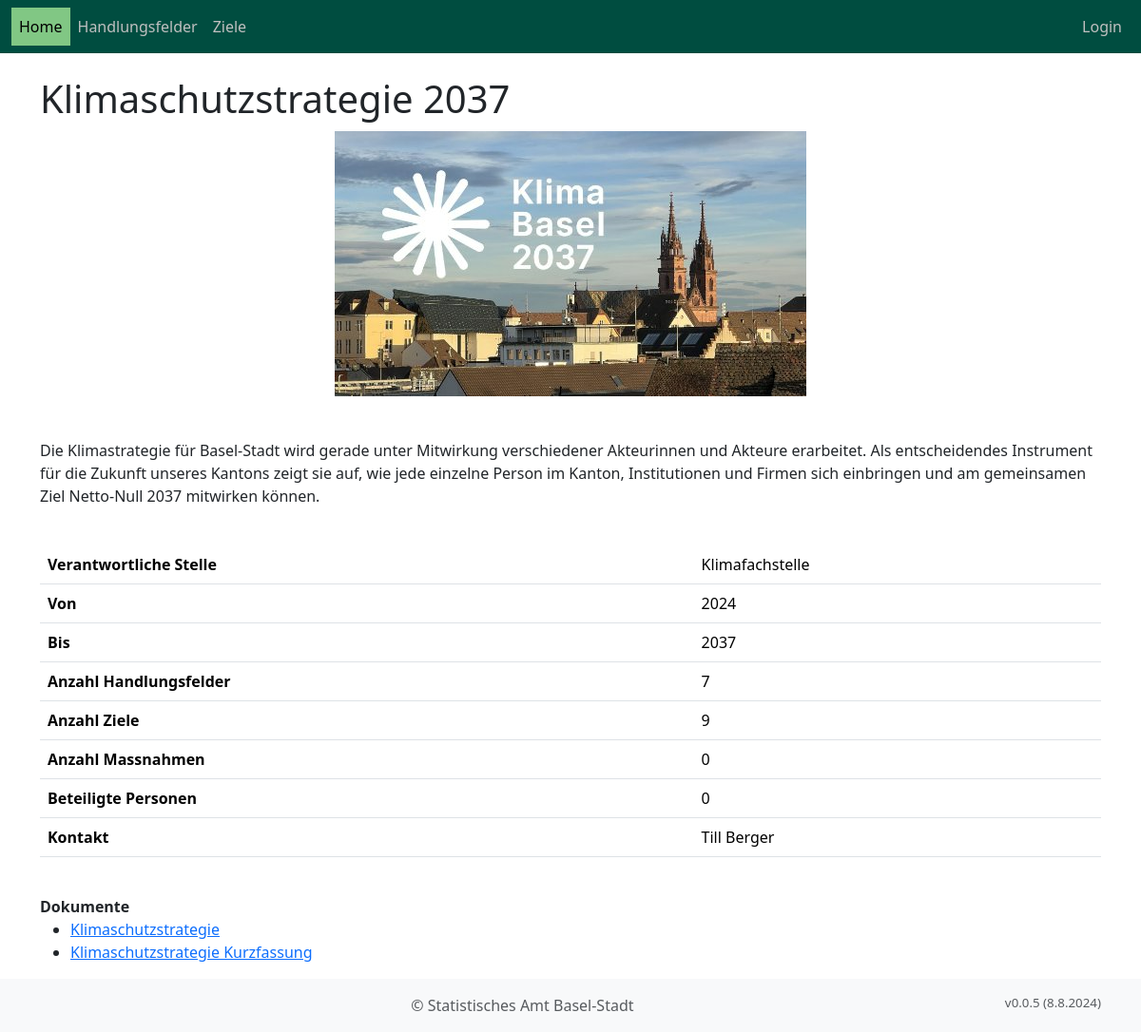
Screenshot of /strategie/3/ with the database file from the repository.
### objective_manager_app/models.py (models this page shows, shortened)
class Strategie(models.Model):
    titel = models.CharField(max_length=200, verbose_name="Titel")
    titel_kurz = models.CharField(max_length=200, verbose_name="Kurztitel", default='', null=True, blank=True)
    organisation = models.ForeignKey('Organisation', on_delete=models.CASCADE)
    kontakt = models.ForeignKey('Person', on_delete=models.CASCADE)
    gueltigkeit_jahr_start = models.IntegerField(verbose_name="Jahr Start", default = datetime.now().year +1)
    gueltigkeit_jahr_ende = models.IntegerField(verbose_name="Jahr Ende", default = datetime.now().year + 5)
    planungs_frequenz_monate = models.IntegerField(verbose_name="Planungsfrequenz (Monate)", default=12)
    beschreibung_intern = models.TextField(verbose_name="Beschreibung für Beteiligte", max_length=1000, null=True, blank=True)
    beschreibung_extern = models.TextField(verbose_name="Beschreibung für Externe", max_length=1000, null=True, blank=True)
    settings = models.JSONField(verbose_name="Einstellungen", null=True, blank=True, default=dict)
    home_image = models.TextField(verbose_name="Bildpfad", null=True, blank=True)

class Organisation(models.Model):
    departement = models.CharField(max_length=200)
    dienststelle = models.CharField(max_length=200)
    bereich = models.CharField(max_length=200)
    departement_kuerzel = models.CharField(max_length=200)
    dienststelle_kuerzel = models.CharField(max_length=200)
    bereich_kuerzel = models.CharField(max_length=200)
    def __str__(self):
        return self.bereich if self.bereich else self.dienststelle
    class Meta:
        ordering = ['departement_kuerzel', 'dienststelle']

class Person(models.Model):
    user = models.OneToOneField(User, on_delete=models.CASCADE, blank=True, null=True)
    vorname = models.CharField(verbose_name= 'Vorname', max_length=200)
    nachname = models.CharField(verbose_name= 'Nachname', max_length=200)
    email = models.EmailField(verbose_name= 'Email', max_length=200, null=True, blank=True)
    telefon = models.CharField(verbose_name= 'Telefon', max_length=200, null=True, blank=True)
    organisation = models.ForeignKey(Organisation, on_delete=models.CASCADE)
    erstellt_am = models.DateTimeField(auto_now_add=True)
    class Meta:
        ordering = ['nachname', 'vorname']
    def vorname_nachname(self):
        return f"{self.vorname} {self.nachname}"

class StrategieDokument(models.Model):
    strategie = models.ForeignKey("Strategie", on_delete=models.CASCADE,related_name='dokumente')
    titel_dokument = models.TextField(verbose_name="Titel Dokument", max_length=200)
    url_feld = models.URLField(max_length=500, verbose_name="Webseite")

### objective_manager_app/views.py (the view)
# urls.py: 2. Add a URL to urlpatterns:  path('', views.home, name='home')
def home(request, pk):
    if request.method == "POST":
        request.session['strategie_id'] = request.POST.get('strategie_auswahl')
        strategie_auswahl = Strategie.objects.get(id=request.session['strategie_id'])
    else:
        request.session['strategie_id'] = pk
    strategie = get_object_or_404(Strategie, pk=pk)
    return render(
        request,
        "objective_manager_app/home.html",
        {"strategie": strategie},
    )

### objective_manager_app/templatetags/custom_filters.py (called while the page is built)
@register.filter(name='is_in_group')
def is_in_group(user, group_name):
    if user.is_authenticated:
        return user.groups.filter(name=group_name).exists()
    return False

### objective_manager_app/templatetags/strategie_filters.py (called while the page is built)
@register.filter(name='handlungsfelder')
def handlungsfelder(strategie):
    return BusinessObject.objects.filter(typ_id=2, strategie=strategie)

@register.filter(name='ziele')
def ziele(strategie):
    return BusinessObject.objects.filter(typ_id=3, strategie=strategie)

@register.filter(name='massnahmen')
def massnahmen(strategie):
    return BusinessObject.objects.filter(typ_id=4, strategie=strategie)

@register.filter(name='personen')
def massnahmen(strategie):
    return Person.objects.filter(
        massnahmeorganisation__massnahme__strategie=strategie
    ).distinct()

### templates/objective_manager_app/home.html (shortened to what this page needs)
{% extends "base.html" %}
{% load static %}
{% load strategie_filters %}
{% block content %}
<div class="container">
    <h1>{{strategie.titel}}</h1>
    <div class="image-container">
        <img src="{% static 'images/' %}{{ strategie.home_image }}" alt="Strategie Image" class="centered-image">
    </div>
    <br>
    <p>{{strategie.beschreibung_extern}}</p>
    <br>
    <table class="table">
        <tr>
            <th>Verantwortliche Stelle</th>
            <td>{{strategie.organisation}}</td>
        </tr>
        <tr>
            <th>Von</th>
            <td>{{strategie.gueltigkeit_jahr_start}}</td>
        </tr>
        <tr>
            <th>Bis</th>
            <td>{{strategie.gueltigkeit_jahr_ende}}</td>
        </tr>
        <tr>
            <th>Anzahl Handlungsfelder</th>
            <td>{{ strategie|handlungsfelder|length }}</td>
        </tr>
        <tr>
            <th>Anzahl Ziele</th>
            <td>{{ strategie | ziele | length }}</td>
        </tr>
        <tr>
            <th>Anzahl Massnahmen</th>
            <td>{{ strategie | massnahmen | length }}</td>
        </tr>
        <tr>
            <th>Beteiligte Personen</th>
            <td>{{ strategie | personen| length }}</td>
        </tr>
        <tr>
            <th>Kontakt</th>
            <td>{{ strategie.kontakt.vorname_nachname }}</td>
        </tr>
    </table>
    <br>
    <b>Dokumente</b>
    <ul>
        {% for dokument in strategie.dokumente.all %}
            <li><a href="{{ dokument.url_feld }}">{{ dokument.titel_dokument }}</a></li>
        {% endfor %}
    </ul>
</div>
{% endblock %}

### static/css/styles.css (style rules this page uses)
.image-container { text-align: center; margin-bottom: 20px; }
.centered-image { max-width: 100%; height: auto; }

### rows the page displays
Strategie: titel "Klimaschutzstrategie 2037", home_image (picture), beschreibung_extern "Die Klimastrategie für Basel-Stadt wird gerade unter Mitwirkung verschiedener Akteurinnen und Akteure erarbeitet. Als entscheidendes Instrument für die Zukunft unseres Kantons zeigt sie auf, wie jede einzelne Person im Kanton, Institutionen und Firmen sich einbringen und am gemeinsamen Ziel Netto-Null 2037 mitwirken können.", organisation "Klimafachstelle", gueltigkeit_jahr_start "2024", gueltigkeit_jahr_ende "2037", kontakt.vorname_nachname "Till Berger"
StrategieDokument: titel_dokument "Klimaschutzstrategie"
StrategieDokument: titel_dokument "Klimaschutzstrategie Kurzfassung"

### other values shown
{{ strategie|handlungsfelder|length }} "7"
{{ strategie | ziele | length }} "9"
{{ strategie | massnahmen | length }} "0"
{{ strategie | personen| length }} "0"
